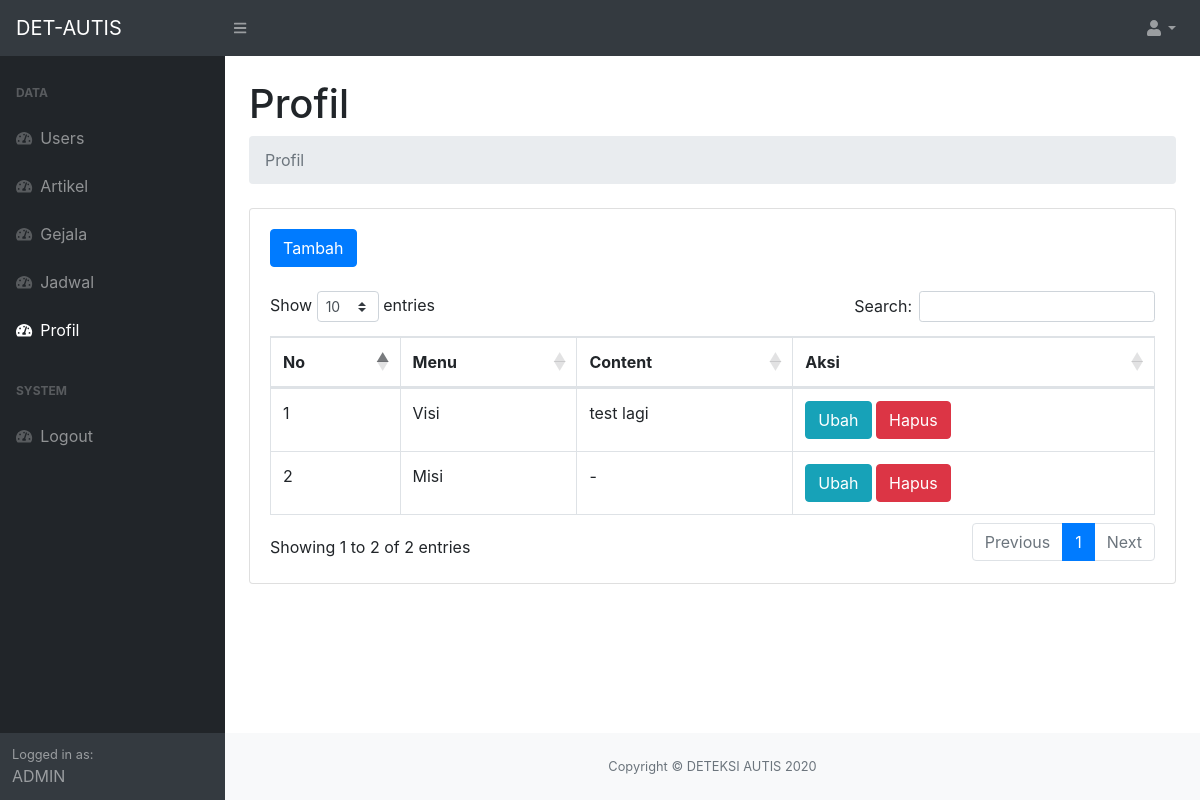
Before: /admin/index.php?page=profil (signed in) with the older database file.
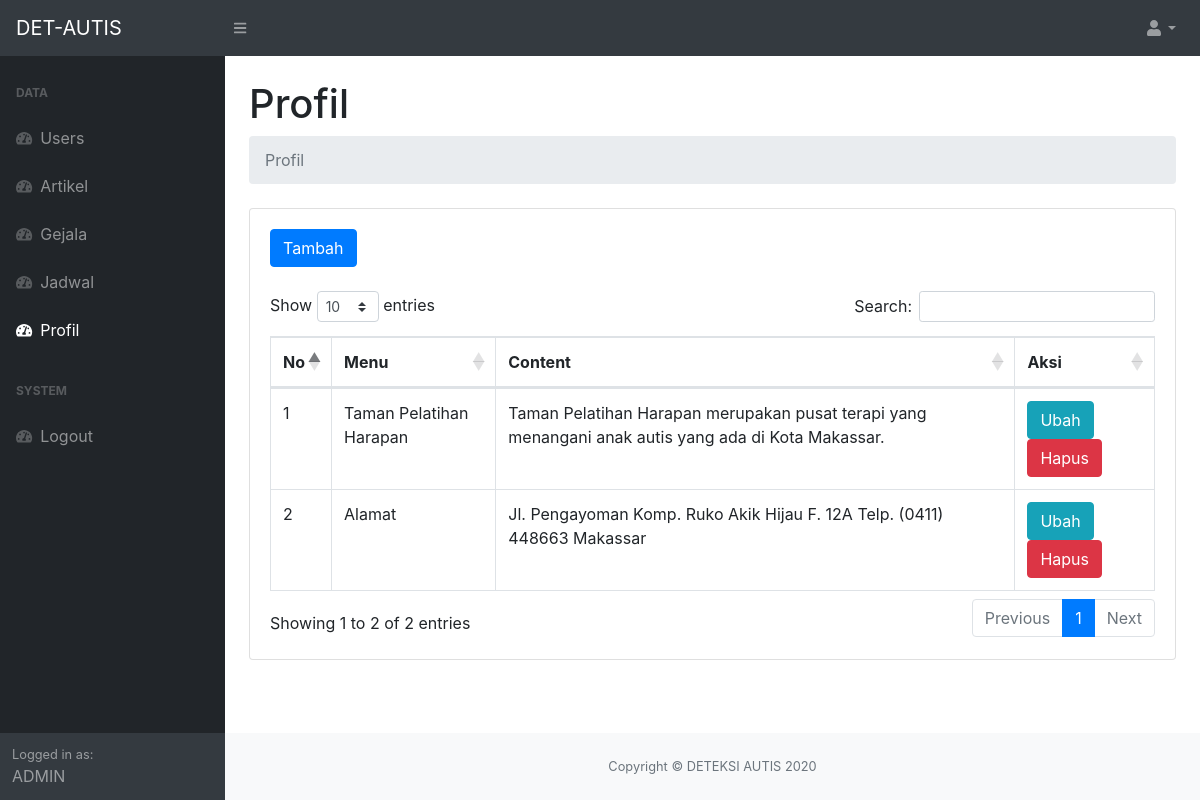
After: the same page with the newer database file.
### tables this page shows
CREATE TABLE `profil` (
  `id` int(11) NOT NULL,
  `menu` varchar(128) NOT NULL,
  `content` text NOT NULL
);

### admin/Profil/index.php (the view, shortened to what this page needs)
<div class="container-fluid">
    <h1 class="mt-4">Profil</h1>
    <ol class="breadcrumb mb-4">
        <li class="breadcrumb-item active">Profil</li>
    </ol>
    <div class="card mb-4">
        <div class="card-body">
            <a href="?page=profil-tambah" class="btn btn-primary mb-4">Tambah</a>
            <div class="table-responsive">
                <table class="table table-bordered" id="dataTable" width="100%" cellspacing="0">
                    <thead>
                        <tr>
                            <th>No</th>
                            <th>Menu</th>
                            <th>Content</th>
                            <th>Aksi</th>
                        </tr>
                    </thead>
                    <tbody>
                        <?php $getProfil = $koneksi->query("SELECT * FROM profil") ?>
                        <?php $no = 1;
                        while ($dataProfil = $getProfil->fetch_assoc()) : ?>
                            <tr>
                                <td><?= $no ?></td>
                                <td><?= $dataProfil['menu'] ?></td>
                                <td><?= $dataProfil['content'] ?></td>
                                <td>
                                    <a href="index.php?page=profil-ubah&id=<?= $dataProfil['id'] ?>" class="btn btn-info">Ubah</a>
                                    <a href="index.php?page=profil-hapus&id=<?= $dataProfil['id'] ?>" class="btn btn-danger" onclick="return confirm('Hapus Data?')">Hapus</a>
                                </td>
                            </tr>
                        <?php $no++;
                        endwhile ?>
                    </tbody>
                </table>
            </div>
        </div>
    </div>
</div>

Changed rows visible on the page:
removed profil: menu "Visi", content "test lagi"
removed profil: menu "Misi", content "-"
added profil: menu "Taman Pelatihan Harapan", content "Taman Pelatihan Harapan merupakan pusat terapi yang menangani anak autis yang ada di Kota Makassar."
added profil: menu "Alamat", content "Jl. Pengayoman Komp. Ruko Akik Hijau F. 12A Telp. (0411) 448663 Makassar"
